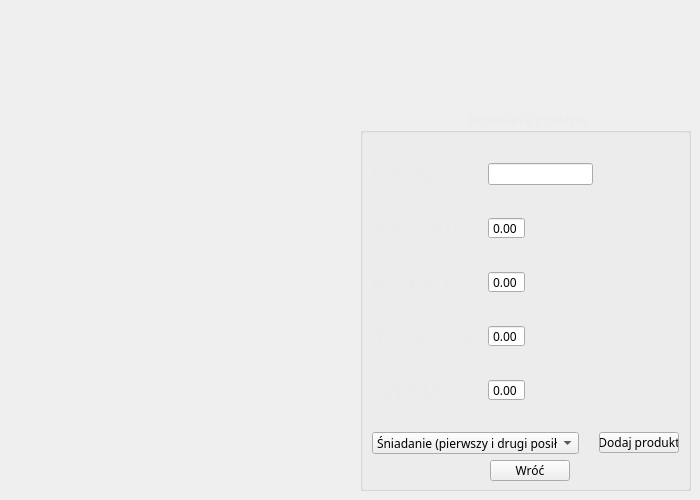
      <widget class="QWidget" name="page2">
       <widget class="QGroupBox" name="groupBox">
        <property name="geometry">
         <rect>
          <x>360</x>
          <y>110</y>
          <width>331</width>
          <height>381</height>
         </rect>
        </property>
        <property name="font">
         <font>
          <family>Bahnschrift</family>
         </font>
        </property>
        <property name="styleSheet">
         <string notr="true">QGroupBox {color: rgb(235, 235, 235); }</string>
        </property>
        <property name="title">
         <string>Dodawanie produktu</string>
        </property>
        <property name="alignment">
         <set>Qt::AlignCenter</set>
        </property>
        <widget class="QLabel" name="dietLabel_19">
         <property name="geometry">
          <rect>
           <x>12</x>
           <y>52</y>
           <width>82</width>
           <height>25</height>
          </rect>
         </property>
         <property name="font">
          <font>
           <family>Bahnschrift</family>
           <pointsize>16</pointsize>
           <weight>75</weight>
           <italic>false</italic>
           <bold>true</bold>
          </font>
         </property>
         <property name="layoutDirection">
          <enum>Qt::RightToLeft</enum>
         </property>
         <property name="styleSheet">
          <string notr="true">QLabel {color: rgb(235, 235, 235); }</string>
         </property>
         <property name="frameShape">
          <enum>QFrame::NoFrame</enum>
         </property>
         <property name="text">
          <string>NAZWA:</string>
         </property>
         <property name="alignment">
          <set>Qt::AlignCenter</set>
         </property>
        </widget>
        <widget class="QLineEdit" name="newItemName">
         <property name="geometry">
          <rect>
           <x>128</x>
           <y>53</y>
           <width>105</width>
           <height>22</height>
          </rect>
         </property>
         <property name="font">
          <font>
           <family>Bahnschrift</family>
          </font>
         </property>
        </widget>
        <widget class="QLabel" name="dietLabel_20">
         <property name="geometry">
          <rect>
           <x>12</x>
           <y>106</y>
           <width>99</width>
           <height>25</height>
          </rect>
         </property>
         <property name="font">
          <font>
           <family>Bahnschrift</family>
           <pointsize>16</pointsize>
           <weight>75</weight>
           <italic>false</italic>
           <bold>true</bold>
          </font>
         </property>
         <property name="layoutDirection">
          <enum>Qt::RightToLeft</enum>
         </property>
         <property name="styleSheet">
          <string notr="true">QLabel {color: rgb(235, 235, 235); }</string>
         </property>
         <property name="frameShape">
          <enum>QFrame::NoFrame</enum>
         </property>
         <property name="text">
          <string>KALORIE:</string>
         </property>
         <property name="alignment">
          <set>Qt::AlignCenter</set>
         </property>
        </widget>
        <widget class="QDoubleSpinBox" name="newItemKcals">
         <property name="geometry">
          <rect>
           <x>128</x>
           <y>107</y>
           <width>37</width>
           <height>22</height>
          </rect>
         </property>
         <property name="font">
          <font>
           <family>Bahnschrift</family>
          </font>
         </property>
         <property name="buttonSymbols">
          <enum>QAbstractSpinBox::NoButtons</enum>
         </property>
        </widget>
        <widget class="QLabel" name="dietLabel_21">
         <property name="geometry">
          <rect>
           <x>12</x>
           <y>160</y>
           <width>84</width>
           <height>25</height>
          </rect>
         </property>
         <property name="font">
          <font>
           <family>Bahnschrift</family>
           <pointsize>16</pointsize>
           <weight>75</weight>
           <italic>false</italic>
           <bold>true</bold>
          </font>
         </property>
         <property name="layoutDirection">
          <enum>Qt::RightToLeft</enum>
         </property>
         <property name="styleSheet">
          <string notr="true">QLabel {color: rgb(235, 235, 235); }</string>
         </property>
         <property name="frameShape">
          <enum>QFrame::NoFrame</enum>
         </property>
         <property name="text">
          <string>BIAŁKO:</string>
         </property>
         <property name="alignment">
          <set>Qt::AlignCenter</set>
         </property>
        </widget>
        <widget class="QDoubleSpinBox" name="newItemProteins">
         <property name="geometry">
          <rect>
           <x>128</x>
           <y>161</y>
           <width>37</width>
           <height>22</height>
          </rect>
         </property>
         <property name="font">
          <font>
           <family>Bahnschrift</family>
          </font>
         </property>
         <property name="buttonSymbols">
          <enum>QAbstractSpinBox::NoButtons</enum>
         </property>
        </widget>
        <widget class="QLabel" name="dietLabel_22">
         <property name="geometry">
          <rect>
           <x>12</x>
           <y>214</y>
           <width>110</width>
           <height>25</height>
          </rect>
         </property>
         <property name="font">
          <font>
           <family>Bahnschrift</family>
           <pointsize>16</pointsize>
           <weight>75</weight>
           <italic>false</italic>
           <bold>true</bold>
          </font>
         </property>
         <property name="layoutDirection">
          <enum>Qt::RightToLeft</enum>
         </property>
         <property name="styleSheet">
          <string notr="true">QLabel {color: rgb(235, 235, 235); }</string>
         </property>
         <property name="frameShape">
          <enum>QFrame::NoFrame</enum>
         </property>
         <property name="text">
          <string>TŁUSZCZE:</string>
         </property>
         <property name="alignment">
          <set>Qt::AlignCenter</set>
         </property>
        </widget>
        <widget class="QDoubleSpinBox" name="newItemFats">
         <property name="geometry">
          <rect>
           <x>128</x>
           <y>215</y>
           <width>37</width>
           <height>22</height>
          </rect>
         </property>
         <property name="font">
          <font>
           <family>Bahnschrift</family>
          </font>
         </property>
         <property name="buttonSymbols">
          <enum>QAbstractSpinBox::NoButtons</enum>
         </property>
        </widget>
        <widget class="QLabel" name="dietLabel_23">
         <property name="geometry">
          <rect>
           <x>12</x>
           <y>268</y>
           <width>81</width>
           <height>25</height>
          </rect>
         </property>
         <property name="font">
          <font>
           <family>Bahnschrift</family>
           <pointsize>16</pointsize>
           <weight>75</weight>
           <italic>false</italic>
           <bold>true</bold>
          </font>
         </property>
         <property name="layoutDirection">
          <enum>Qt::RightToLeft</enum>
         </property>
         <property name="styleSheet">
          <string notr="true">QLabel {color: rgb(235, 235, 235); }</string>
         </property>
         <property name="frameShape">
          <enum>QFrame::NoFrame</enum>
         </property>
         <property name="text">
          <string>WĘGLE:</string>
         </property>
         <property name="alignment">
          <set>Qt::AlignCenter</set>
         </property>
        </widget>
        <widget class="QDoubleSpinBox" name="newItemCarbons">
         <property name="geometry">
          <rect>
           <x>128</x>
           <y>269</y>
           <width>37</width>
           <height>22</height>
          </rect>
         </property>
         <property name="font">
          <font>
           <family>Bahnschrift</family>
          </font>
         </property>
         <property name="buttonSymbols">
          <enum>QAbstractSpinBox::NoButtons</enum>
         </property>
        </widget>
        <widget class="QComboBox" name="newItemCategory">
         <property name="geometry">
          <rect>
           <x>12</x>
           <y>322</y>
           <width>207</width>
           <height>22</height>
          </rect>
         </property>
         <property name="font">
          <font>
           <family>Bahnschrift</family>
          </font>
         </property>
         <property name="currentIndex">
          <number>0</number>
         </property>
         <item>
          <property name="text">
           <string>Śniadanie (pierwszy i drugi posiłek)</string>
          </property>
         </item>
         <item>
          <property name="text">
           <string>Obiad (trzeci i czwarty posiłek)</string>
          </property>
         </item>
         <item>
          <property name="text">
           <string>Kolacja (piąty posiłek)</string>
          </property>
         </item>
        </widget>
        <widget class="QPushButton" name="addItemButton">
         <property name="geometry">
          <rect>
           <x>239</x>
           <y>322</y>
           <width>80</width>
           <height>21</height>
          </rect>
         </property>
         <property name="font">
          <font>
           <family>Bahnschrift</family>
          </font>
         </property>
         <property name="text">
          <string>Dodaj produkt</string>
         </property>
        </widget>
        <widget class="QPushButton" name="backMainButton">
         <property name="geometry">
          <rect>
           <x>130</x>
           <y>350</y>
           <width>80</width>
           <height>21</height>
          </rect>
         </property>
         <property name="font">
          <font>
           <family>Bahnschrift</family>
          </font>
         </property>
         <property name="text">
          <string>Wróć</string>
         </property>
        </widget>
       </widget>
      </widget>
